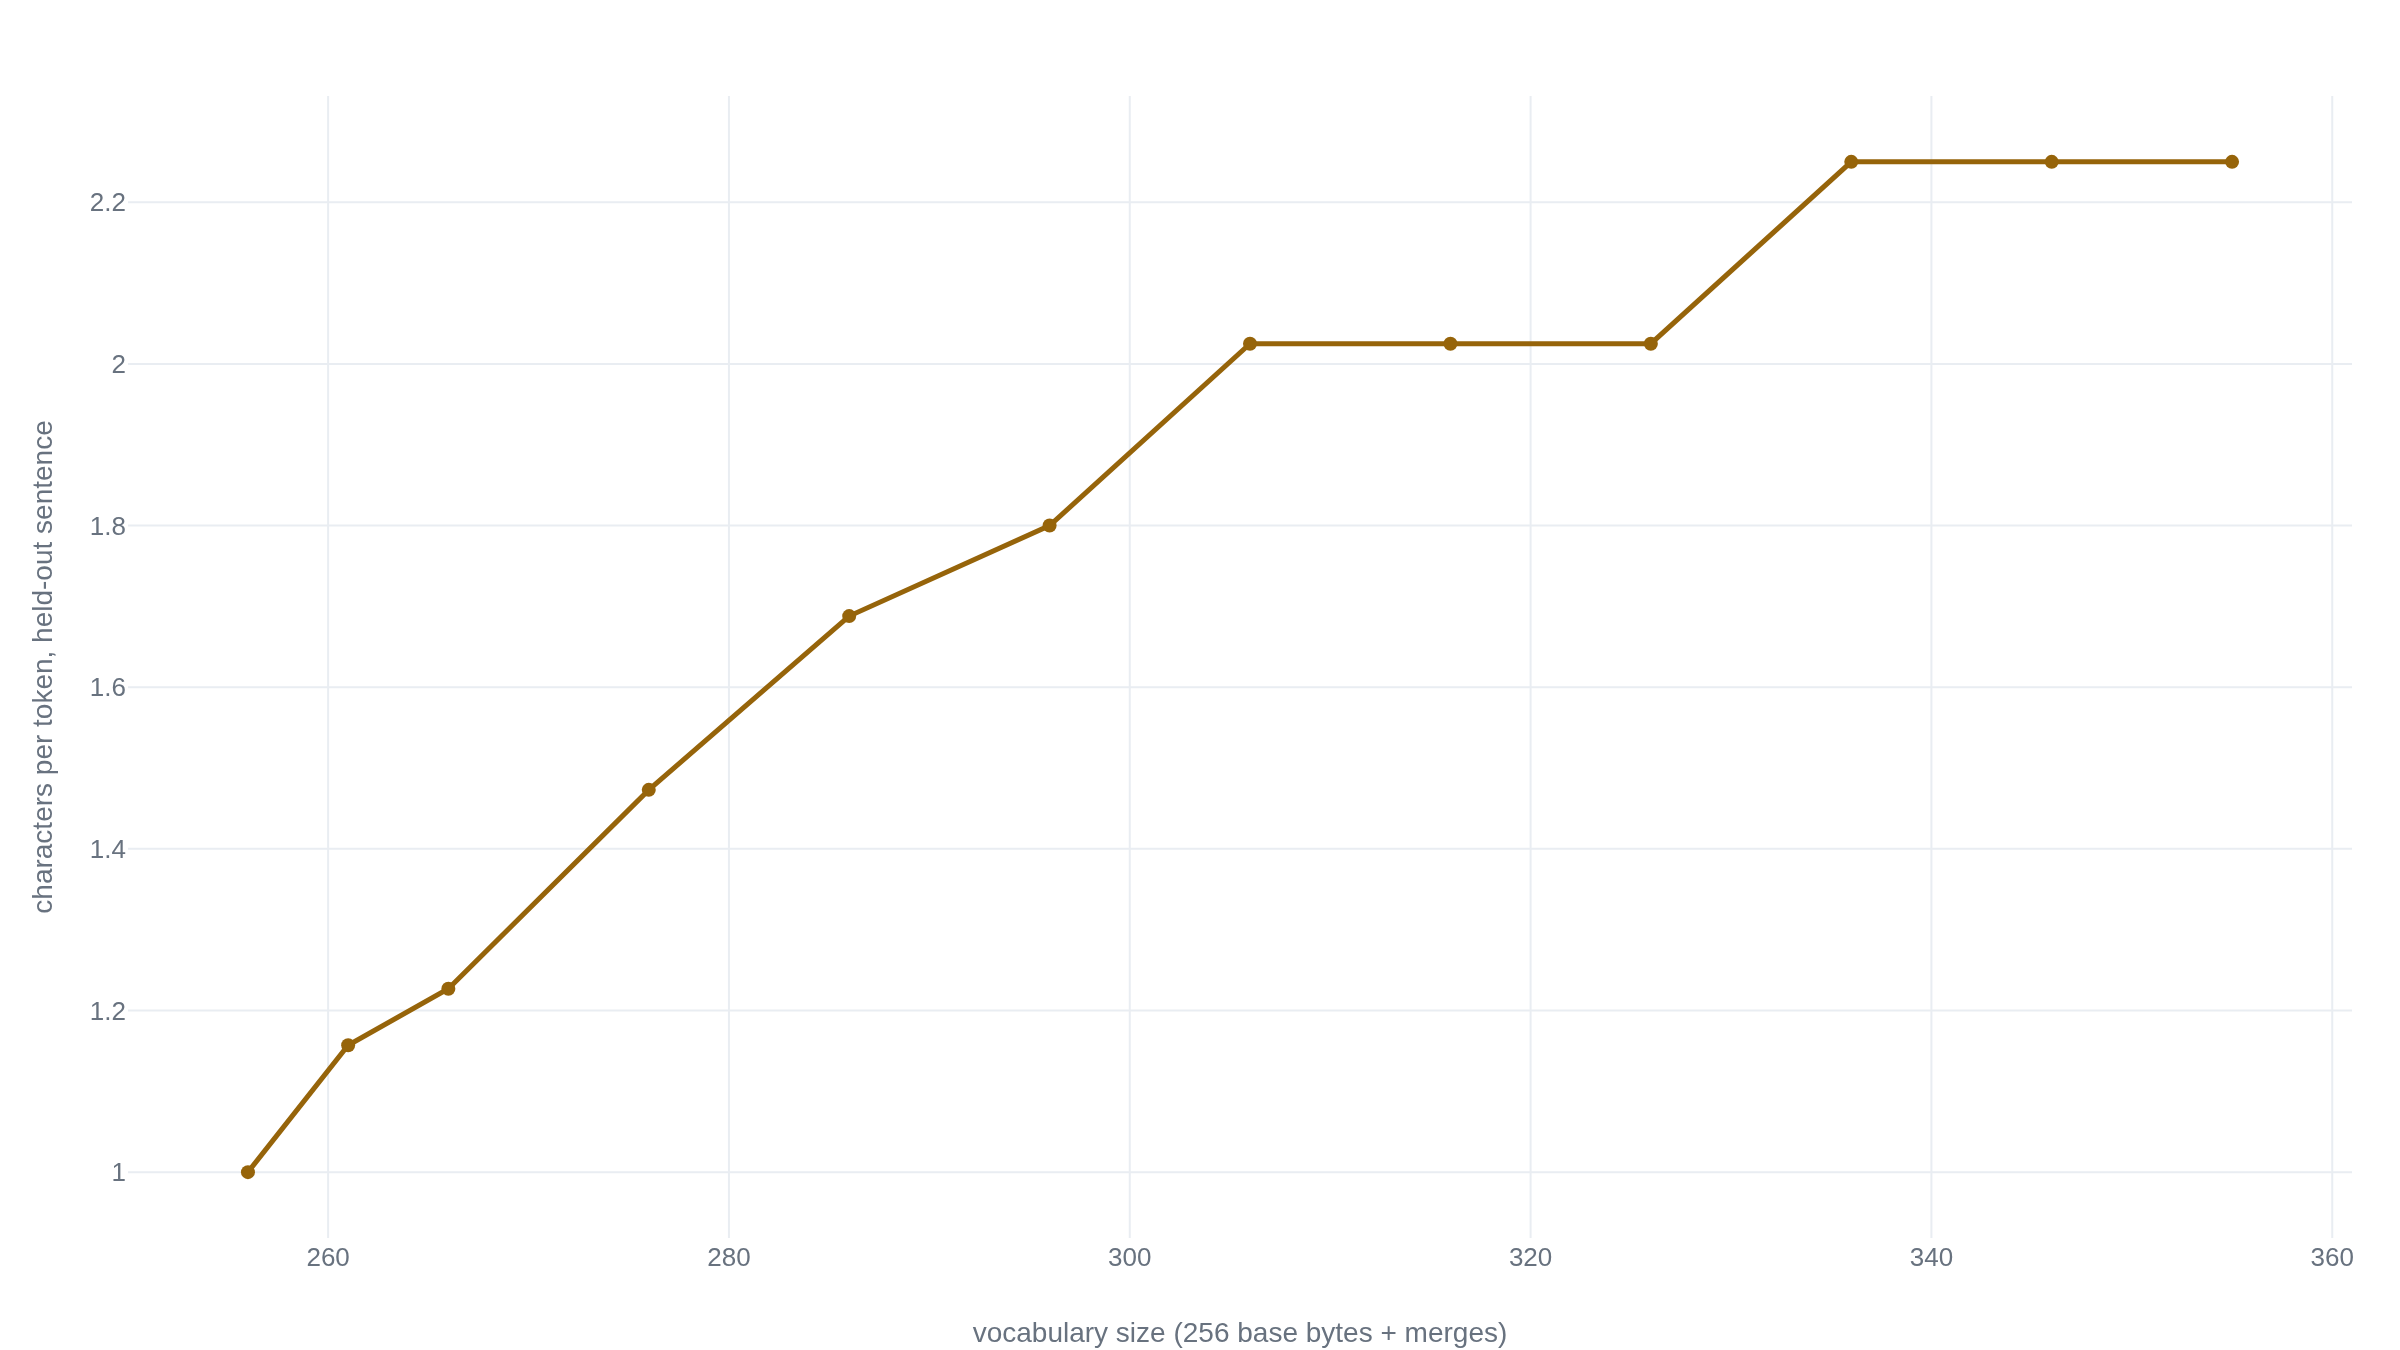

Reproduce this figure in Python.
import plotly.graph_objects as go

# Data generated by training the article's toy BPE tokenizer (bpe.py in the
# article text) for 99 merges on its 617-byte corpus, then re-encoding a
# fixed 81-character held-out sentence ("The lazy fox and the quick dog live
# by the quiet river near a small room in 2016.") with the merge table
# truncated to its first N merges. N=0 is the raw byte tokenizer (vocab 256).
merges_learned = [0, 5, 10, 20, 30, 40, 50, 60, 70, 80, 90, 99]
vocab_size = [256 + n for n in merges_learned]
chars_per_token = [1.0, 1.157, 1.227, 1.473, 1.688, 1.8, 2.025, 2.025, 2.025, 2.25, 2.25, 2.25]

fig = go.Figure()
fig.add_trace(
    go.Scatter(
        name="held-out sentence",
        x=vocab_size,
        y=chars_per_token,
        mode="lines+markers",
    )
)
fig.update_layout(
    xaxis_title="vocabulary size (256 base bytes + merges)",
    yaxis_title="characters per token, held-out sentence",
)
